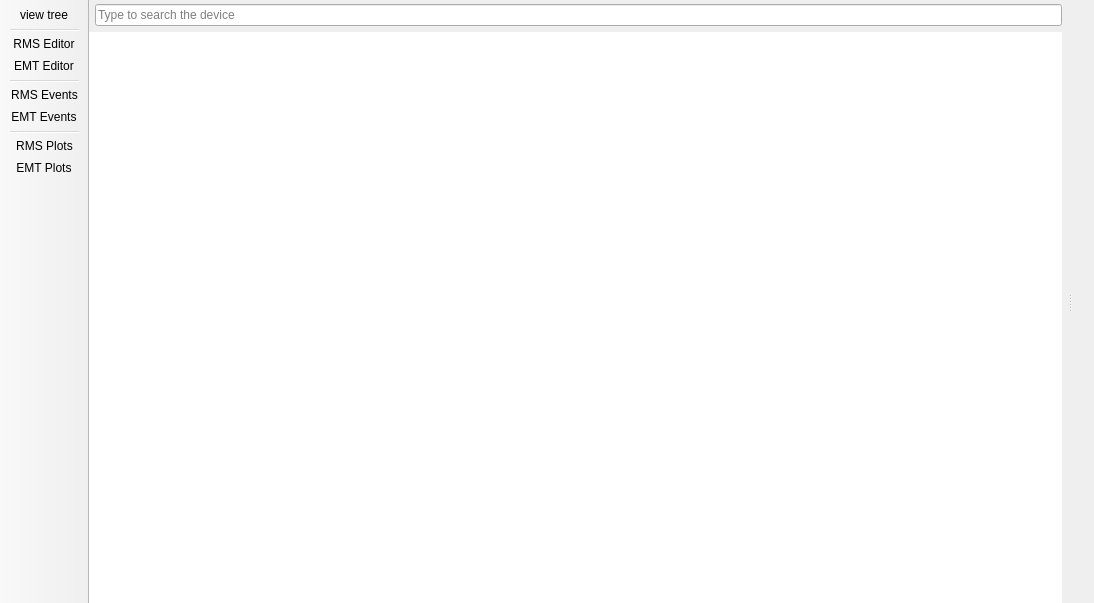
<?xml version="1.0" encoding="UTF-8"?>
<ui version="4.0">
 <class>DynamicEditorWorkspaceWindow</class>
 <widget class="QMainWindow" name="DynamicEditorWorkspaceWindow">
  <property name="geometry">
   <rect>
    <x>0</x>
    <y>0</y>
    <width>1094</width>
    <height>603</height>
   </rect>
  </property>
  <property name="windowTitle">
   <string>Dynamic Editor Workspace</string>
  </property>
  <widget class="QWidget" name="centralwidget">
   <layout class="QVBoxLayout" name="verticalLayout">
    <property name="leftMargin">
     <number>0</number>
    </property>
    <property name="topMargin">
     <number>0</number>
    </property>
    <property name="rightMargin">
     <number>0</number>
    </property>
    <property name="bottomMargin">
     <number>0</number>
    </property>
    <item>
     <widget class="QSplitter" name="splitter">
      <property name="orientation">
       <enum>Qt::Orientation::Horizontal</enum>
      </property>
      <widget class="QFrame" name="treeFrame">
       <property name="frameShape">
        <enum>QFrame::Shape::NoFrame</enum>
       </property>
       <property name="frameShadow">
        <enum>QFrame::Shadow::Raised</enum>
       </property>
       <layout class="QVBoxLayout" name="verticalLayout_2">
        <property name="leftMargin">
         <number>0</number>
        </property>
        <property name="topMargin">
         <number>4</number>
        </property>
        <property name="rightMargin">
         <number>6</number>
        </property>
        <property name="bottomMargin">
         <number>0</number>
        </property>
        <item>
         <widget class="QFrame" name="frame_2">
          <property name="frameShape">
           <enum>QFrame::Shape::NoFrame</enum>
          </property>
          <property name="frameShadow">
           <enum>QFrame::Shadow::Raised</enum>
          </property>
          <layout class="QHBoxLayout" name="horizontalLayout_2">
           <property name="leftMargin">
            <number>6</number>
           </property>
           <property name="topMargin">
            <number>0</number>
           </property>
           <property name="rightMargin">
            <number>0</number>
           </property>
           <property name="bottomMargin">
            <number>0</number>
           </property>
           <item>
            <widget class="QLineEdit" name="searchInTreeLineEdit">
             <property name="placeholderText">
              <string>Type to search the device</string>
             </property>
            </widget>
           </item>
          </layout>
         </widget>
        </item>
        <item>
         <widget class="QTreeView" name="treeView">
          <property name="frameShape">
           <enum>QFrame::Shape::NoFrame</enum>
          </property>
         </widget>
        </item>
       </layout>
      </widget>
      <widget class="QFrame" name="editorFrame">
       <property name="frameShape">
        <enum>QFrame::Shape::NoFrame</enum>
       </property>
       <property name="frameShadow">
        <enum>QFrame::Shadow::Raised</enum>
       </property>
       <layout class="QVBoxLayout" name="verticalLayout_3">
        <property name="leftMargin">
         <number>6</number>
        </property>
        <property name="topMargin">
         <number>0</number>
        </property>
        <property name="rightMargin">
         <number>0</number>
        </property>
        <property name="bottomMargin">
         <number>0</number>
        </property>
        <item>
         <layout class="QVBoxLayout" name="editorFrameLayout"/>
        </item>
       </layout>
      </widget>
     </widget>
    </item>
   </layout>
  </widget>
  <widget class="QToolBar" name="toolBar">
   <property name="windowTitle">
    <string>toolBar</string>
   </property>
   <property name="movable">
    <bool>false</bool>
   </property>
   <property name="allowedAreas">
    <set>Qt::ToolBarArea::LeftToolBarArea</set>
   </property>
   <property name="toolButtonStyle">
    <enum>Qt::ToolButtonStyle::ToolButtonIconOnly</enum>
   </property>
   <property name="floatable">
    <bool>false</bool>
   </property>
   <attribute name="toolBarArea">
    <enum>LeftToolBarArea</enum>
   </attribute>
   <attribute name="toolBarBreak">
    <bool>false</bool>
   </attribute>
   <addaction name="actionview_tree"/>
   <addaction name="separator"/>
   <addaction name="actionRMS_Editor"/>
   <addaction name="actionEMT_Editor"/>
   <addaction name="separator"/>
   <addaction name="actionRMS_Events"/>
   <addaction name="actionEMT_Events"/>
   <addaction name="separator"/>
   <addaction name="actionRMS_Plots"/>
   <addaction name="actionEMT_Plots"/>
  </widget>
  <action name="actionview_tree">
   <property name="icon">
    <iconset resource="../../Icons/icons.qrc">
     <normaloff>:/Icons/icons/tree.png</normaloff>:/Icons/icons/tree.png</iconset>
   </property>
   <property name="text">
    <string>view tree</string>
   </property>
   <property name="menuRole">
    <enum>QAction::MenuRole::NoRole</enum>
   </property>
  </action>
  <action name="actionRMS_Editor">
   <property name="icon">
    <iconset resource="../../Icons/icons.qrc">
     <normaloff>:/Icons/icons/dyn.png</normaloff>:/Icons/icons/dyn.png</iconset>
   </property>
   <property name="text">
    <string>RMS Editor</string>
   </property>
   <property name="toolTip">
    <string>Open the RMS editor for the selected device</string>
   </property>
   <property name="menuRole">
    <enum>QAction::MenuRole::NoRole</enum>
   </property>
  </action>
  <action name="actionEMT_Editor">
   <property name="icon">
    <iconset resource="../../Icons/icons.qrc">
     <normaloff>:/Icons/icons/dyn_emt.png</normaloff>:/Icons/icons/dyn_emt.png</iconset>
   </property>
   <property name="text">
    <string>EMT Editor</string>
   </property>
   <property name="toolTip">
    <string>Open the EMT editor for the selected device</string>
   </property>
   <property name="menuRole">
    <enum>QAction::MenuRole::NoRole</enum>
   </property>
  </action>
  <action name="actionRMS_Events">
   <property name="icon">
    <iconset resource="../../Icons/icons.qrc">
     <normaloff>:/Icons/icons/dyn_edit.png</normaloff>:/Icons/icons/dyn_edit.png</iconset>
   </property>
   <property name="text">
    <string>RMS Events</string>
   </property>
   <property name="toolTip">
    <string>Open the RMS events editor</string>
   </property>
   <property name="menuRole">
    <enum>QAction::MenuRole::NoRole</enum>
   </property>
  </action>
  <action name="actionEMT_Events">
   <property name="icon">
    <iconset resource="../../Icons/icons.qrc">
     <normaloff>:/Icons/icons/dyn_emt_edit.png</normaloff>:/Icons/icons/dyn_emt_edit.png</iconset>
   </property>
   <property name="text">
    <string>EMT Events</string>
   </property>
   <property name="toolTip">
    <string>Open the EMT events editor</string>
   </property>
   <property name="menuRole">
    <enum>QAction::MenuRole::NoRole</enum>
   </property>
  </action>
  <action name="actionRMS_Plots">
   <property name="icon">
    <iconset resource="../../Icons/icons.qrc">
     <normaloff>:/Icons/icons/rms_plots.png</normaloff>:/Icons/icons/rms_plots.png</iconset>
   </property>
   <property name="text"><string>RMS Plots</string></property>
   <property name="toolTip"><string>Open the RMS plots editor</string></property>
   <property name="menuRole"><enum>QAction::MenuRole::NoRole</enum></property>
  </action>
  <action name="actionEMT_Plots">
   <property name="icon">
    <iconset resource="../../Icons/icons.qrc">
     <normaloff>:/Icons/icons/emt_plots.png</normaloff>:/Icons/icons/emt_plots.png</iconset>
   </property>
   <property name="text"><string>EMT Plots</string></property>
   <property name="toolTip"><string>Open the EMT plots editor</string></property>
   <property name="menuRole"><enum>QAction::MenuRole::NoRole</enum></property>
  </action>
 </widget>
 <resources>
  <include location="../../Icons/icons.qrc"/>
 </resources>
 <connections/>
</ui>
